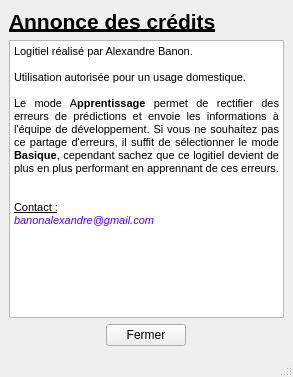
<?xml version="1.0" encoding="UTF-8"?>
<ui version="4.0">
 <class>MainWindow</class>
 <widget class="QMainWindow" name="MainWindow">
  <property name="geometry">
   <rect>
    <x>0</x>
    <y>0</y>
    <width>293</width>
    <height>377</height>
   </rect>
  </property>
  <property name="windowTitle">
   <string>Crédits</string>
  </property>
  <widget class="QWidget" name="centralwidget">
   <layout class="QVBoxLayout" name="verticalLayout">
    <item>
     <widget class="QLabel" name="label">
      <property name="font">
       <font>
        <pointsize>16</pointsize>
        <weight>75</weight>
        <bold>true</bold>
        <underline>true</underline>
       </font>
      </property>
      <property name="text">
       <string>Annonce des crédits</string>
      </property>
     </widget>
    </item>
    <item>
     <widget class="QTextBrowser" name="textBrowser">
      <property name="html">
       <string>&lt;!DOCTYPE HTML PUBLIC &quot;-//W3C//DTD HTML 4.0//EN&quot; &quot;http://www.w3.org/TR/REC-html40/strict.dtd&quot;&gt;
&lt;html&gt;&lt;head&gt;&lt;meta name=&quot;qrichtext&quot; content=&quot;1&quot; /&gt;&lt;style type=&quot;text/css&quot;&gt;
p, li { white-space: pre-wrap; }
&lt;/style&gt;&lt;/head&gt;&lt;body style=&quot; font-family:'MS Shell Dlg 2'; font-size:7.8pt; font-weight:400; font-style:normal;&quot;&gt;
&lt;p style=&quot; margin-top:0px; margin-bottom:0px; margin-left:0px; margin-right:0px; -qt-block-indent:0; text-indent:0px;&quot;&gt;&lt;span style=&quot; font-size:8.25pt;&quot;&gt;Logitiel réalisé par Alexandre Banon.&lt;/span&gt;&lt;/p&gt;
&lt;p style=&quot;-qt-paragraph-type:empty; margin-top:0px; margin-bottom:0px; margin-left:0px; margin-right:0px; -qt-block-indent:0; text-indent:0px; font-size:8.25pt;&quot;&gt;&lt;br /&gt;&lt;/p&gt;
&lt;p align=&quot;justify&quot; style=&quot; margin-top:0px; margin-bottom:0px; margin-left:0px; margin-right:0px; -qt-block-indent:0; text-indent:0px;&quot;&gt;&lt;span style=&quot; font-size:8.25pt;&quot;&gt;Utilisation autorisée pour un usage domestique.&lt;/span&gt;&lt;/p&gt;
&lt;p align=&quot;justify&quot; style=&quot;-qt-paragraph-type:empty; margin-top:0px; margin-bottom:0px; margin-left:0px; margin-right:0px; -qt-block-indent:0; text-indent:0px; font-size:8.25pt;&quot;&gt;&lt;br /&gt;&lt;/p&gt;
&lt;p align=&quot;justify&quot; style=&quot; margin-top:0px; margin-bottom:0px; margin-left:0px; margin-right:0px; -qt-block-indent:0; text-indent:0px;&quot;&gt;&lt;span style=&quot; font-size:8.25pt;&quot;&gt;Le mode A&lt;/span&gt;&lt;span style=&quot; font-size:8.25pt; font-weight:600;&quot;&gt;pprentissage&lt;/span&gt;&lt;span style=&quot; font-size:8.25pt;&quot;&gt; permet de rectifier des erreurs de prédictions et envoie les informations à l'équipe de développement. Si vous ne souhaitez pas ce partage d'erreurs, il suffit de sélectionner le mode&lt;/span&gt;&lt;span style=&quot; font-size:8.25pt; font-weight:600;&quot;&gt; Basique&lt;/span&gt;&lt;span style=&quot; font-size:8.25pt;&quot;&gt;, cependant sachez que ce logitiel devient de plus en plus performant en apprennant de ces erreurs.&lt;/span&gt;&lt;/p&gt;
&lt;p style=&quot;-qt-paragraph-type:empty; margin-top:0px; margin-bottom:0px; margin-left:0px; margin-right:0px; -qt-block-indent:0; text-indent:0px; font-size:8.25pt;&quot;&gt;&lt;br /&gt;&lt;/p&gt;
&lt;p style=&quot;-qt-paragraph-type:empty; margin-top:0px; margin-bottom:0px; margin-left:0px; margin-right:0px; -qt-block-indent:0; text-indent:0px; font-size:8.25pt;&quot;&gt;&lt;br /&gt;&lt;/p&gt;
&lt;p style=&quot; margin-top:0px; margin-bottom:0px; margin-left:0px; margin-right:0px; -qt-block-indent:0; text-indent:0px;&quot;&gt;&lt;span style=&quot; font-size:8.25pt; text-decoration: underline;&quot;&gt;Contact :&lt;/span&gt;&lt;/p&gt;
&lt;p style=&quot; margin-top:0px; margin-bottom:0px; margin-left:0px; margin-right:0px; -qt-block-indent:0; text-indent:0px;&quot;&gt;&lt;span style=&quot; font-size:8.25pt; font-style:italic; color:#5500ff;&quot;&gt;banonalexandre@gmail.com&lt;/span&gt;&lt;/p&gt;&lt;/body&gt;&lt;/html&gt;</string>
      </property>
     </widget>
    </item>
    <item alignment="Qt::AlignHCenter">
     <widget class="QPushButton" name="pushButton">
      <property name="text">
       <string>Fermer</string>
      </property>
     </widget>
    </item>
   </layout>
  </widget>
  <widget class="QMenuBar" name="menubar">
   <property name="geometry">
    <rect>
     <x>0</x>
     <y>0</y>
     <width>293</width>
     <height>26</height>
    </rect>
   </property>
  </widget>
  <widget class="QStatusBar" name="statusbar"/>
 </widget>
 <resources/>
 <connections/>
</ui>
